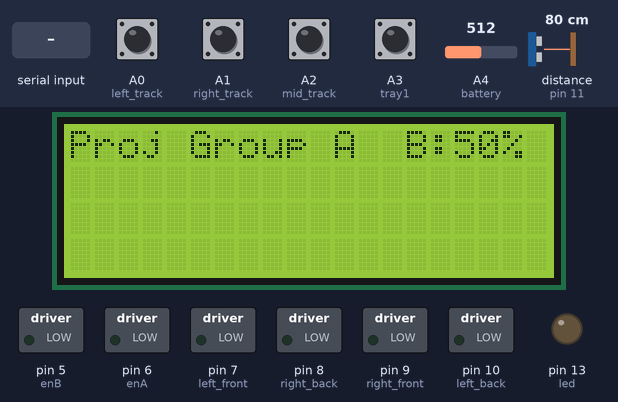
Recording of a sketch running on a simulated Arduino Uno, built with avr-gcc and run on an emulated ATmega328P. Parts: 20×4 character LCD, switched loads named in the sketch (green lamp = pin HIGH), output pins drawn as LEDs (lit = HIGH). Wiring (inferred from the names in the program): ultrasonic range finder: trigger pin 12; echo pin 11. Inputs (shaded band) come from the test bench; at power-on: A0 (left_track), A1 (right_track), A2 (mid_track), A3 (tray1) HIGH, distance to the obstacle (sensor on pin 11) 80 cm, A4 (battery) = 512. The echo pulse lasts 58.3 µs per cm; pins used as bus, display or sensor lines are not drawn.

Above: at 4.2 s.
4.3 s: "1" received over Serial
At 5.6 s:
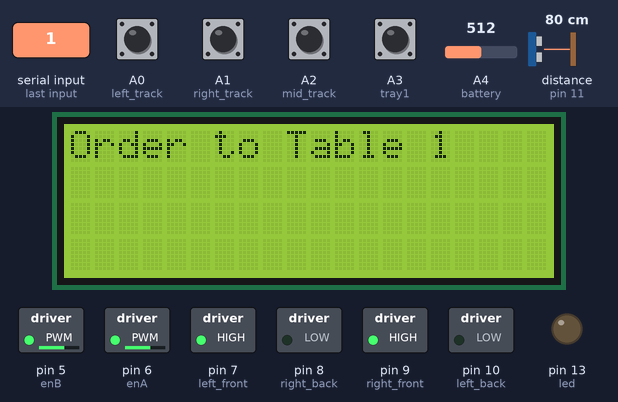
6.3 s: distance to the obstacle (sensor on pin 11) set to 65 cm
7.8 s: distance to the obstacle (sensor on pin 11) set to 57 cm
At 8.3 s:
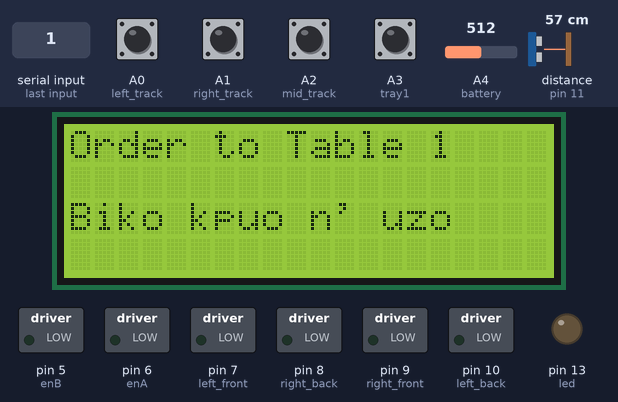
9.3 s: distance to the obstacle (sensor on pin 11) set to 120 cm
At 10.1 s:
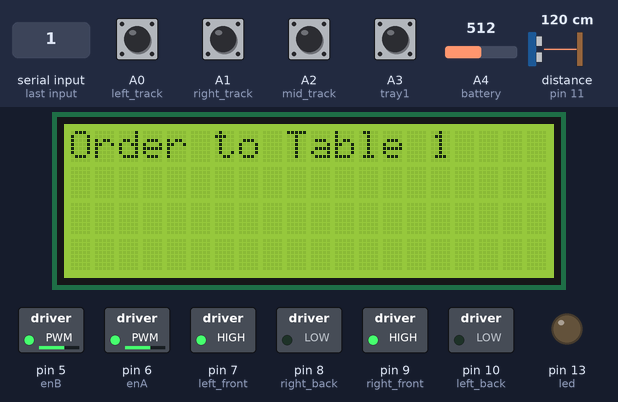
11.0 s: A0 (left_track) pulled LOW for 0.15 s
At 11.08 s:
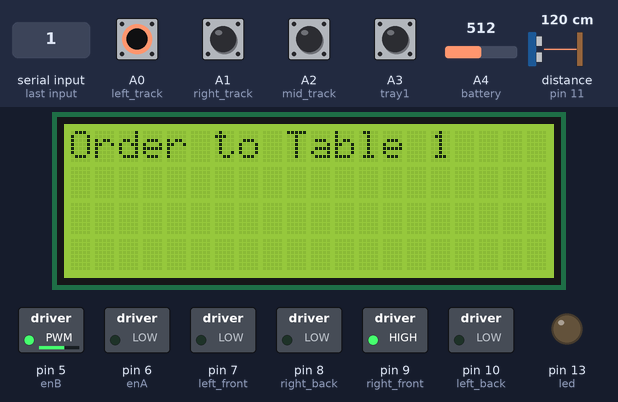
12.6 s: A1 (right_track) pulled LOW for 0.15 s
At 12.68 s:
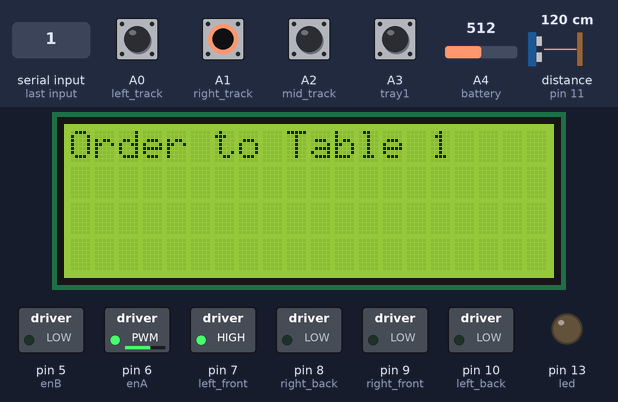
Timing chart, 0 to 15.2 s (numbered marks = the images above; inputs shaded):
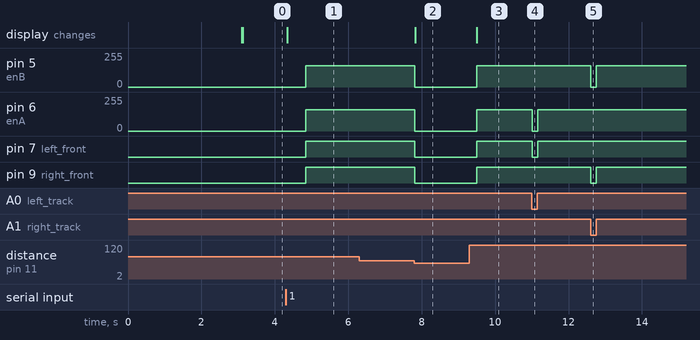

Measured:
- the behaviour switches between 61 and 60 cm on distance to the obstacle (sensor on pin 11) (found by bisection; images 1 and 2)
- after the input at 4.3 s, pin 5 (enB), pin 6 (enA): 0/255 → 160/255 after 0.54 s; pin 7 (left_front), pin 9 (right_front): LOW → HIGH after 0.54 s; the display: changes at once (image 1)
- after the input at 6.3 s, every drawn part: stays the same
- after the input at 7.8 s, pin 5 (enB), pin 6 (enA): 160/255 → 0/255 at once; pin 7 (left_front), pin 9 (right_front): HIGH → LOW at once; the display: changes at once (image 2)
- after the input at 9.3 s, pin 5 (enB), pin 6 (enA): 0/255 → 160/255 after 0.20 s; pin 7 (left_front), pin 9 (right_front): LOW → HIGH after 0.20 s; the display: changes after 0.20 s (image 3)
- after the input at 11.0 s, pin 6 (enA): 160/255 → 0/255 at once, → 160/255 0.14 s later; pin 7 (left_front): HIGH → LOW at once, → HIGH 0.14 s later
- after the input at 12.6 s, pin 5 (enB): 160/255 → 0/255 at once, → 160/255 0.15 s later; pin 9 (right_front): HIGH → LOW at once, → HIGH 0.15 s later

The sketch:

restaurant_robot.ino
```cpp
/*
  Arduino program for a restaurant robot (Project Group A)
  Features: Continuous sensor polling, non-blocking obstacle avoidance,
  and reliable intersection detection.
*/

#include <LiquidCrystal_I2C.h>
#include <Wire.h>
#include <Arduino.h>

// --- PIN DEFINITIONS ---
#define trigPin 12
#define echoPin 11

int left_track = A0;
int right_track = A1;
int mid_track = A2;
int tray1 = A3;
int battery = A4;
int led = 13;

#define left_back 10
#define left_front 7
#define right_back 8
#define right_front 9

#define enA 6
#define enB 5

// --- GLOBAL VARIABLES ---
int duration, distance;
int left, right, mid;
int tray, battery_state;
char command;

// Speed settings (0 - 255)
const int BASE_SPEED = 160;  // Normal driving speed (reduced to prevent spilling)
const int TURN_SPEED = 200;  // Speed for turning 90/180 degrees

LiquidCrystal_I2C lcd(0x27, 20, 4);

void setup() {
  Serial.begin(9600);

  pinMode(trigPin, OUTPUT);
  pinMode(echoPin, INPUT);

  pinMode(left_back, OUTPUT);
  pinMode(right_back, OUTPUT);
  pinMode(left_front, OUTPUT);
  pinMode(right_front, OUTPUT);
  pinMode(led, OUTPUT);
  pinMode(enA, OUTPUT);
  pinMode(enB, OUTPUT);

  lcd.init();
  lcd.backlight();
  lcd.setCursor(0, 0);
  lcd.print("Mechatronics Eng.");
  lcd.setCursor(0, 1);
  lcd.print("Robot Waiter");
  delay(3000);
  lcd.clear();
}

// ==========================================
// SENSOR FUNCTION
// ==========================================
void updateSensors() {
  // Read Line Sensors (white = 1, black = 0)
  left = digitalRead(left_track);
  mid = digitalRead(mid_track);
  right = digitalRead(right_track);

  // Read Tray Sensor
  tray = digitalRead(tray1);

  // Read Ultrasonic Sensor (with timeout to prevent freezing)
  digitalWrite(trigPin, LOW);
  delayMicroseconds(2);
  digitalWrite(trigPin, HIGH);
  delayMicroseconds(10);
  digitalWrite(trigPin, LOW);

  duration = pulseIn(echoPin, HIGH, 25000); // 25ms timeout
  if (duration == 0) {
    distance = 999; // If no echo, assume path is clear
  } else {
    distance = (duration / 2) / 29.1;
  }
}

// ==========================================
// MOTOR FUNCTIONS
// ==========================================
void stop() {
  digitalWrite(left_front, LOW);
  digitalWrite(right_front, LOW);
  digitalWrite(left_back, LOW);
  digitalWrite(right_back, LOW);
  analogWrite(enA, 0);
  analogWrite(enB, 0);
}

void forward() {
  digitalWrite(left_front, HIGH);
  digitalWrite(right_front, HIGH);
  digitalWrite(left_back, LOW);
  digitalWrite(right_back, LOW);
  analogWrite(enA, BASE_SPEED);
  analogWrite(enB, BASE_SPEED);
}

void backward() {
  digitalWrite(left_front, LOW);
  digitalWrite(right_front, LOW);
  digitalWrite(left_back, HIGH);
  digitalWrite(right_back, HIGH);
  analogWrite(enA, BASE_SPEED);
  analogWrite(enB, BASE_SPEED);
}

// Hard turns for intersections
void turn_left() {
  digitalWrite(left_front, LOW);
  digitalWrite(right_front, HIGH);
  digitalWrite(left_back, HIGH);
  digitalWrite(right_back, LOW);
  analogWrite(enA, TURN_SPEED);
  analogWrite(enB, TURN_SPEED);
  delay(1200); // Adjust this delay to achieve a perfect 90-degree turn
  stop();
}

void turn_right() {
  digitalWrite(left_front, HIGH);
  digitalWrite(right_front, LOW);
  digitalWrite(left_back, LOW);
  digitalWrite(right_back, HIGH);
  analogWrite(enA, TURN_SPEED);
  analogWrite(enB, TURN_SPEED);
  delay(1200); // Adjust this delay to achieve a perfect 90-degree turn
  stop();
}

// Soft turns for line correction while driving
void drift_left() {
  digitalWrite(left_front, LOW);
  digitalWrite(right_front, HIGH);
  digitalWrite(left_back, LOW);
  digitalWrite(right_back, LOW);
  analogWrite(enA, 0);
  analogWrite(enB, BASE_SPEED);
}

void drift_right() {
  digitalWrite(left_front, HIGH);
  digitalWrite(right_front, LOW);
  digitalWrite(left_back, LOW);
  digitalWrite(right_back, LOW);
  analogWrite(enA, BASE_SPEED);
  analogWrite(enB, 0);
}


// ==========================================
// NAVIGATION LOGIC
// ==========================================

// This function drives the robot forward, following the line,
// until it detects an intersection (all sensors read black).
void followLineToIntersection() {
  delay(500); // Small delay to clear the previous intersection

  while (true) {
    updateSensors();

    // 1. Obstacle Avoidance
    if (distance > 0 && distance < 60) {
      stop();
      lcd.setCursor(0, 2);
      lcd.print("Biko kpuo n' uzo"); // "Please move"

      // Wait here until the obstacle is removed
      while (distance > 0 && distance < 60) {
        updateSensors();
        delay(100);
      }
      lcd.setCursor(0, 2);
      lcd.print("                "); // Clear the message
    }

    // 2. Intersection Detected (0 = black)
    if (left == 0 && mid == 0 && right == 0) {
      stop();
      break; // Exit the loop, we arrived!
    }

    // 3. Line Following Logic
    if (mid == 0) {
      forward(); // Centered on line
    } else if (left == 0) {
      drift_left(); // Drifting right, correct left
    } else if (right == 0) {
      drift_right(); // Drifting left, correct right
    } else {
      forward(); // All white (1 1 1), keep inching forward to find line
    }
  }
}

// Function to handle waiting at the table
void deliverFood() {
  lcd.clear();
  lcd.setCursor(1, 1);
  lcd.print("Enjoy your meal!");
  Serial.println("Waiting for tray to be removed...");

  // Wait until the tray sensor changes (assuming 1 = empty, 0 = food)
  // Update this logic based on how your specific tray sensor works
  updateSensors();
  while (tray == 0) {
    updateSensors();
    delay(200);
  }

  delay(2000); // Give customer 2 seconds to get hands clear
  lcd.clear();
  lcd.setCursor(1, 1);
  lcd.print("Returning to base");
}


// ==========================================
// TABLE ROUTINES
// ==========================================
void table_1() {
  lcd.clear();
  lcd.print("Order to Table 1");

  // Go to main intersection
  followLineToIntersection();

  // Turn to table
  turn_left();

  // Go to table intersection
  followLineToIntersection();

  // Deliver
  deliverFood();

  // Turn around (180 degrees)
  turn_left();
  turn_left();

  // Return to main intersection
  followLineToIntersection();

  // Turn back toward kitchen
  turn_right();

  // Drive back to kitchen/start point
  followLineToIntersection();

  lcd.clear();
  lcd.print("Ready for order");
}

void table_2() {
  lcd.clear();
  lcd.print("Order to Table 2");

  followLineToIntersection();
  turn_right();
  followLineToIntersection();

  deliverFood();

  turn_right();
  turn_right();
  followLineToIntersection();
  turn_left();
  followLineToIntersection();

  lcd.clear();
  lcd.print("Ready for order");
}

// Duplicate the logic for Table 3 and 4 based on your physical track layout
void table_3() { table_1(); } // Placeholder
void table_4() { table_2(); } // Placeholder


// ==========================================
// MAIN LOOP
// ==========================================
void loop() {
  updateSensors();

  // Update Battery Display every loop
  battery_state = analogRead(battery);
  battery_state = map(battery_state, 0, 1023, 0, 100);

  lcd.setCursor(0, 0);
  lcd.print("Proj Group A  ");
  lcd.setCursor(14, 0);
  lcd.print("B:");
  lcd.print(battery_state);
  lcd.print("% ");

  // Check for obstacles in idle mode
  if (distance > 0 && distance < 60) {
    stop();
    lcd.setCursor(0, 2);
    lcd.print("Biko kpuo n' uzo");
  } else {
    lcd.setCursor(0, 2);
    lcd.print("                "); // Clear message
  }

  // Bluetooth / Serial Commands
  if (Serial.available() > 0) {
    command = Serial.read();

    switch (command) {
      case '1': table_1(); break;
      case '2': table_2(); break;
      case '3': table_3(); break; // Update these once you map the track
      case '4': table_4(); break; // Update these once you map the track
      case 'A': forward(); delay(500); stop(); break; // Manual nudge forward
      case 'B': backward(); delay(500); stop(); break;
      case 'C': turn_left(); break;
      case 'D': turn_right(); break;
      case 'E': stop(); break;
      default: break;
    }
  }

  delay(50); // Small loop delay for stability
}
```
